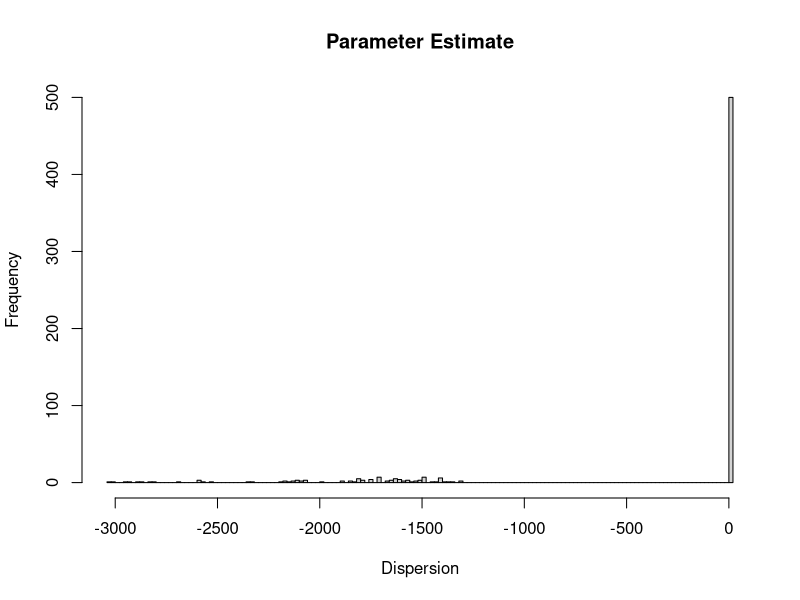

Recreate this plot in R.
#setwd("~/Desktop/thesis/Thesis") # Laptop
setwd("~/GitHub/Thesis/Plotting")

data <- read.table("../data_output/PL-data.txt",header = FALSE)

Dispersion <- matrix(data = NA, nrow = dim(data)[1], ncol = dim(data)[2])

for (i in 1:dim(data)[2]) {
  Dispersion[,i] <- c(as.numeric(data[[i]]))
}

hist(Dispersion, breaks = 200, main = "Parameter Estimate")

